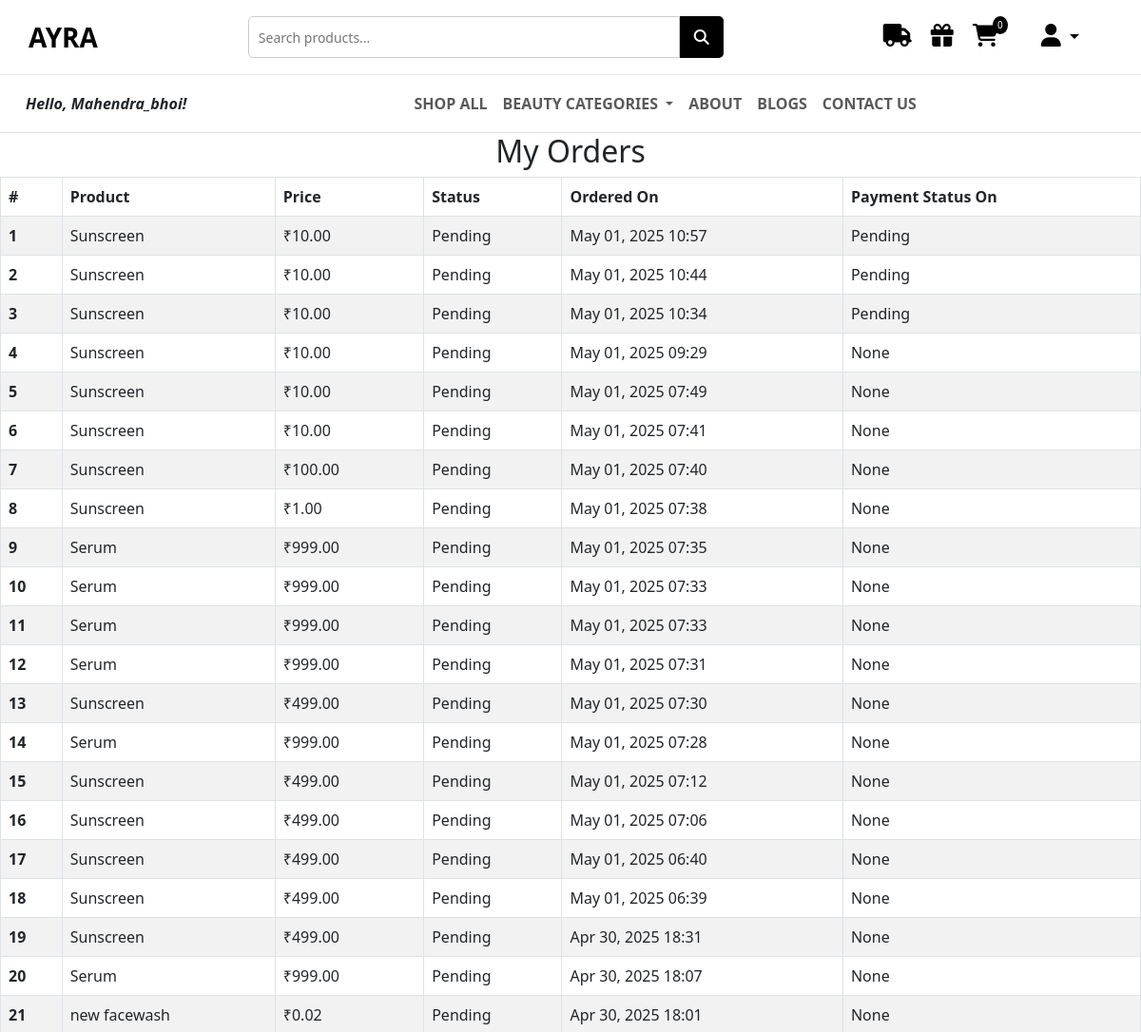
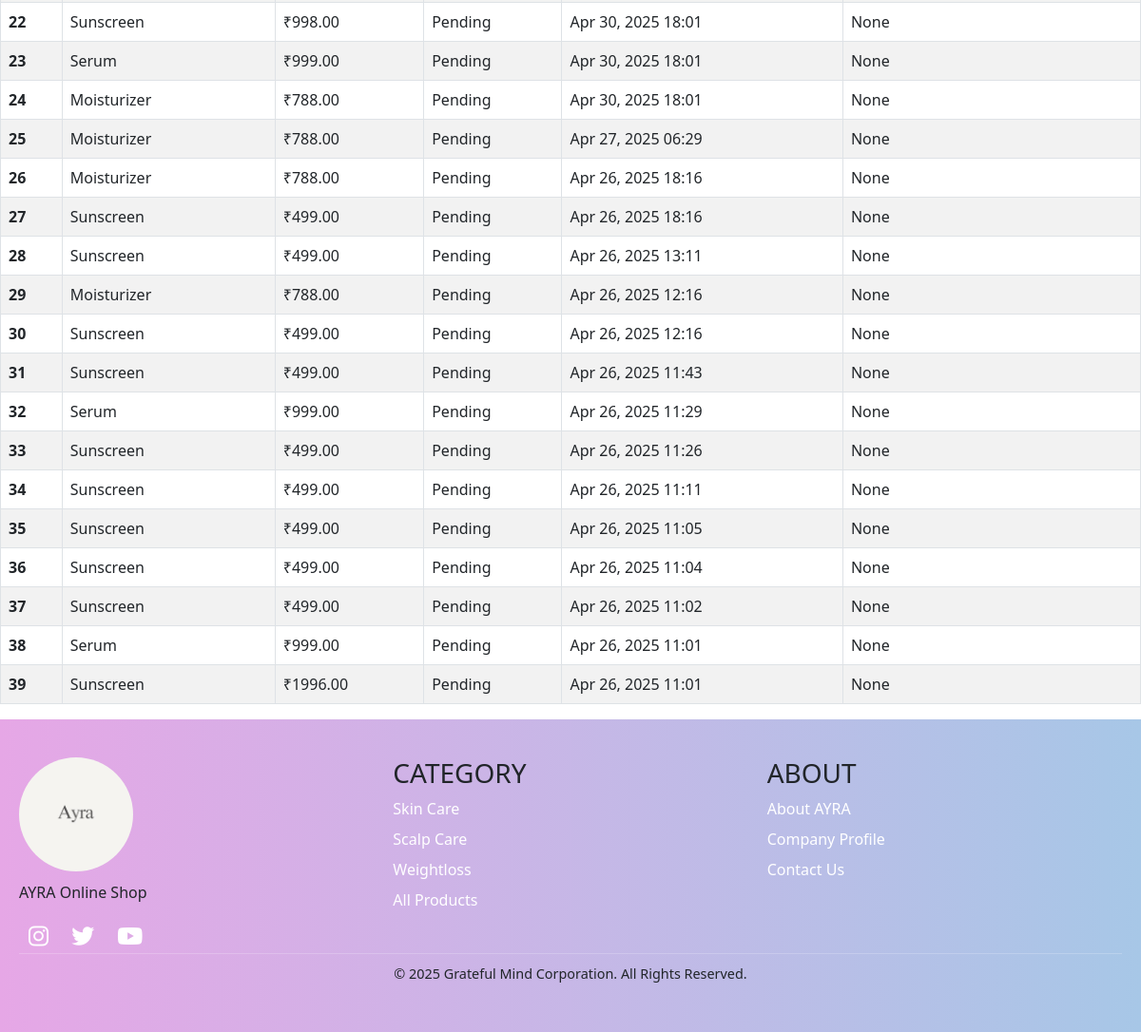
Page /my-orders/ (signed in) on the earlier database version (2 pictures, top to bottom).
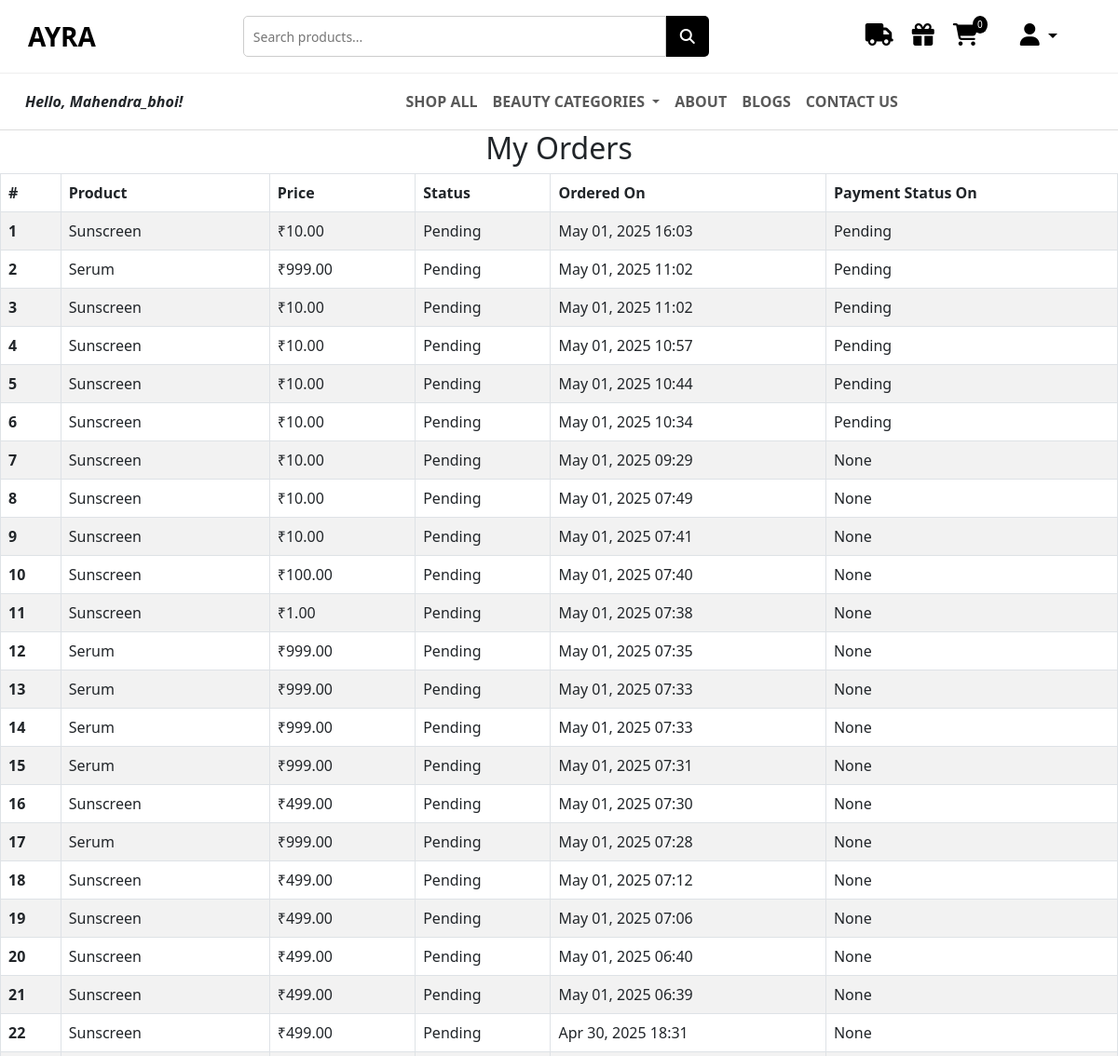
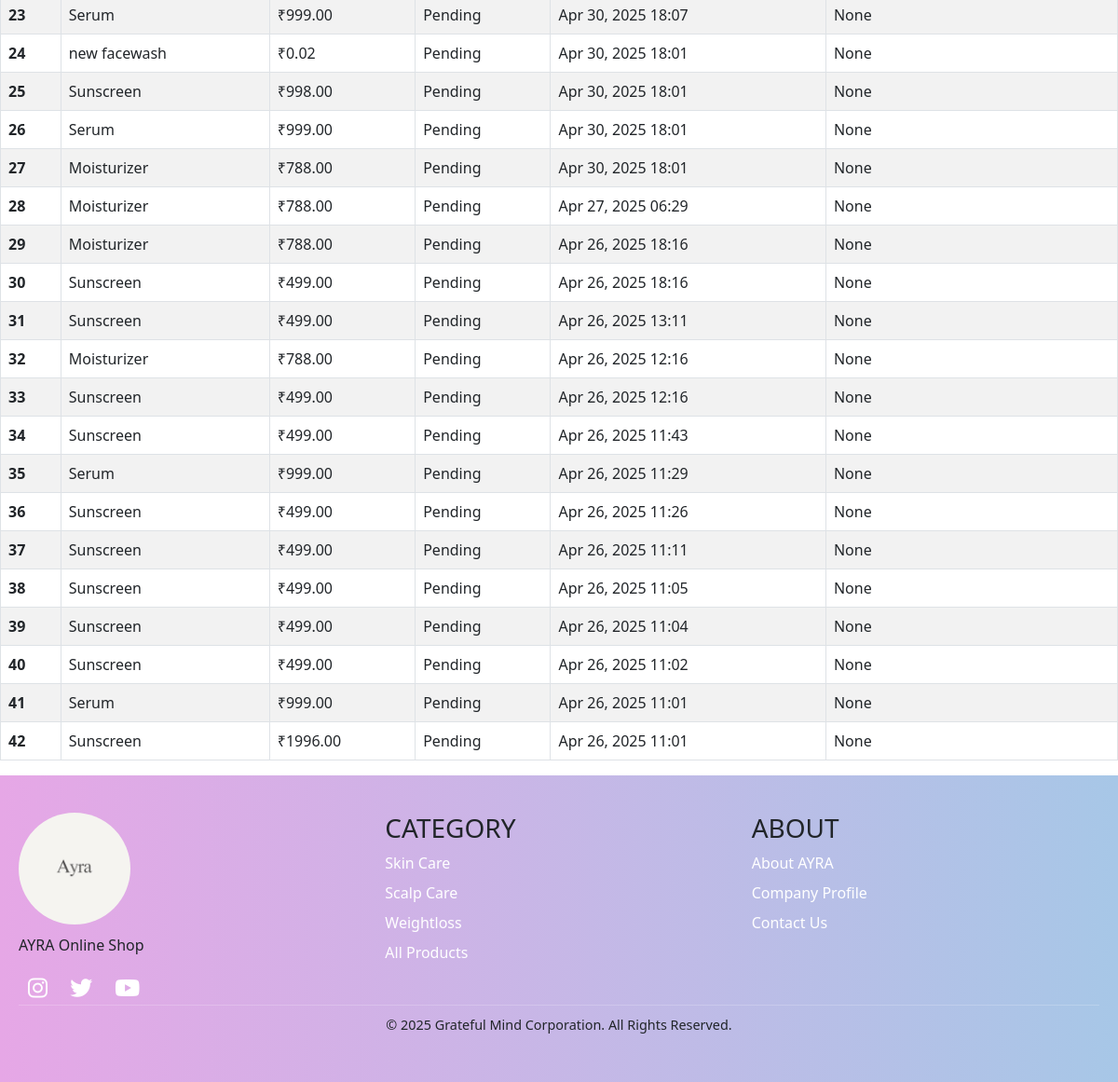
Same page on the later database version (2 pictures, top to bottom).
### AYRA/models.py (models this page shows, shortened)
class Order(models.Model):
    user = models.ForeignKey(User, on_delete=models.CASCADE)
    product = models.ForeignKey('Product', on_delete=models.CASCADE)
    total_price = models.DecimalField(max_digits=10, decimal_places=2)
    status = models.CharField(max_length=20, choices=[
        ('Pending', 'Pending'),
        ('Processing', 'Processing'),
        ('Shipped', 'Shipped'),
        ('Delivered', 'Delivered')
    ], default='Pending')
    payment_id = models.CharField(max_length=100, null=True, blank=True)
    order_date = models.DateTimeField(auto_now_add=True)  # Ensure this field exists
    payment_status = models.CharField(max_length=100, null=True, blank=True)  # Ensure this field exists

class Product(models.Model):
    name = models.CharField(max_length=255)
    image = models.ImageField(upload_to='products/')
    description = models.TextField()
    price = models.DecimalField(max_digits=8, decimal_places=2)
    rating = models.FloatField()
    reviews = models.PositiveIntegerField()
    is_bestseller = models.BooleanField(default=False)
    tag_line = models.CharField(max_length=255, blank=True, null=True)
    category = models.ForeignKey(Category, on_delete=models.CASCADE)

### AYRA/views.py (the view)
# urls.py: path('my-orders/', views.order_list, name='order_list'),
@login_required(login_url='login')
def order_list(request):
    orders = Order.objects.filter(user=request.user).order_by('-id')  # latest first
    context = {
        'orders': orders,
    }
    return render(request, 'order_list.html', context)

### AYRA/context_processors.py (called while the page is built)
def cart_count(request):
    if request.user.is_authenticated:
        count = Cart.objects.filter(user=request.user).count()
    else:
        count = 0
    return {'cart_count': count}

def categories_context(request):
    categories = Category.objects.all()
    print("Categories==>",categories)
    return {'nav_categories': categories}

### AYRA/models.py (called while the page is built)
    def __str__(self):
        return self.name

### templates/order_list.html (shortened to what this page needs)
{% extends 'base.html' %}
{% load static %}
{% block 'main' %}
<div class="order-list-container">
    {% if orders %}
    <h2 class="text-center">My Orders</h2>
<div class="d-flex d-flex justify-content-center">
  <table class=" table table-bordered table-striped" >
    <thead>
      <tr>
        <th scope="col">#</th>
        <th scope="col">Product</th>
        <th scope="col">Price</th>
        <th scope="col">Status</th>
        <th scope="col">Ordered On</th>
        <th scope="col">Payment Status On</th>
      </tr>
    </thead>
    <tbody>
      {% for order in orders %}
      <tr>
        <th scope="row">{{ forloop.counter }}</th>
        <td>{{ order.product.name }}</td>
        <td>₹{{ order.total_price }}</td>
        <td>{{ order.status }}</td>
        <td>{{ order.order_date|date:"M d, Y H:i" }}</td>
        <td>{{ order.payment_status }}</td>
      </tr>
      {% endfor %}
    </tbody>
  </table>
</div>
{% endif %}
</div>
{% endblock %}

### templates/base.html (shortened to what this page needs)
{% load static %}
<!DOCTYPE html>
<html lang="en">
<head>
  <link rel="stylesheet" href="{% static 'css/style.css' %}">
  <link href="https://cdn.jsdelivr.net/npm/bootstrap@5.3.0/dist/css/bootstrap.min.css" rel="stylesheet">
  <link rel="stylesheet" href="https://cdnjs.cloudflare.com/ajax/libs/font-awesome/6.4.0/css/all.min.css">
</head>
<body>
  <div class="top-row">
    <a href="{% url 'home' %}" class="logo">AYRA</a>
    <div class="search-bar">
      <form method="GET" action="{% url 'search_products' %}">
        <input type="text" name="q" placeholder="Search products...">
        <button type="submit"><i class="fas fa-search"></i></button>
      </form>
    </div>
    <div class="nav-icons">
      <a href="{% url 'shipping_policy' %}"><i class="fas fa-truck"></i></a>
      <a href="/wishlist"><i class="fas fa-gift"></i></a>
      <a href="{% url 'cart_view' %}">
        <i class="fas fa-shopping-cart"></i>
        <span class="cart-count">{{ cart_count }}</span>
      </a>
      <li class="nav-item dropdown">
        <a class="nav-link dropdown-toggle" href="#" id="userDropdown" role="button" data-bs-toggle="dropdown" aria-expanded="false">
          <i class="fas fa-user"></i>
        </a>
      </li>
    </div>
  </div>
  <nav class="navbar navbar-expand-lg navbar-light bg-white">
    <div class="container-fluid">
      <div class="collapse navbar-collapse" id="navbarSupportedContent">
        <div class="user-info">
          {% if user.is_authenticated %}
              <i>Hello, {{ user.username }}!</i>
          {% endif %}
        </div>
        <ul class="navbar-nav mx-auto mb-2 mb-lg-0">
          <li class="nav-item">
            <a class="nav-link" href="{% url 'all_products' %}">SHOP ALL</a>
          </li>
          <li class="nav-item dropdown">
            <a class="nav-link dropdown-toggle" href="#" id="navbarDropdown"
               role="button" data-bs-toggle="dropdown" aria-expanded="false">
              BEAUTY CATEGORIES
            </a>
          </li>
          <li class="nav-item">
            <a class="nav-link" href="/about">ABOUT</a>
          </li>
          <li class="nav-item">
            <a class="nav-link" href="/blog_list">BLOGS</a>
          </li>
          <li class="nav-item">
            <a class="nav-link" href="/contact">CONTACT US</a>
          </li>
        </ul>
      </div>
    </div>
  </nav>
  {% block 'main' %}{% endblock 'main' %}
  {% block footer %}
  <footer class="footer">
    <div class="footer-content">
      <div class="footer-section">
        <img src="{% static 'images/ayralogo.jpg' %}" alt="AYRA Logo" class="footer-logo">
        <p>AYRA Online Shop</p>
        <div class="social-icons">
          <a href="#"><i class="fab fa-instagram"></i></a>
          <a href="#"><i class="fab fa-twitter"></i></a>
          <a href="#"><i class="fab fa-youtube"></i></a>
        </div>
      </div>
      <div class="footer-section">
        <h3>CATEGORY</h3>
        <ul>
          <li><a href="{% url 'skincare' %}"  style="text-decoration: none;">Skin Care</a></li>
          <li><a href="{% url 'scalpcare' %}" style="text-decoration: none;">Scalp Care</a></li>
          <li><a href="{% url 'weightloss' %}" style="text-decoration: none;">Weightloss</a></li>
          <li><a href="{% url 'all_products' %}" style="text-decoration: none;">All Products</a></li>
        </ul>
      </div>
      <div class="footer-section">
        <h3>ABOUT</h3>
        <ul>
          <li><a href="/about" style="text-decoration: none;">About AYRA</a></li>
          <li><a href="#" style="text-decoration: none;">Company Profile</a></li>
          <li><a href="/contact" style="text-decoration: none;">Contact Us</a></li>
        </ul>
      </div>
    </div>
    <div class="footer-bottom">
      <span>&copy; 2025 Grateful Mind Corporation. All Rights Reserved.</span>
    </div>
  </footer>
  {% endblock %}
</body>
</html>

### static/css/style.css (style rules this page uses)
body { margin: 0; font-family: 'Helvetica Neue', sans-serif; }
.navbar { display: flex; justify-content: space-between; align-items: center; padding: 15px 30px; border-bottom: 1px solid #ddd; background: #fff; }
.logo { font-size: 28px; font-weight: bold; }
.nav-icons a { color: #000; margin-left: 20px; font-size: 18px; position: relative; }
.cart-count { background: black; color: white; border-radius: 50%; font-size: 10px; padding: 2px 5px; position: absolute; top: -8px; right: -10px; }

### templates/base.html (style rules this page uses)
.top-row { display: flex; justify-content: space-between; align-items: center; padding: 15px 30px; background: #fff; border-bottom: 1px solid #eee; }
.logo { font-size: 28px; font-weight: bold; text-decoration: none; color: #000; }
.search-bar { flex-grow: 1; max-width: 500px; margin: 0 20px; }
.search-bar form { display: flex; }
.search-bar input { flex-grow: 1; padding: 10px; border: 1px solid #ccc; border-radius: 5px 0 0 5px; font-size: 14px; }
.search-bar button { padding: 10px 15px; background: #000; color: white; border: none; border-radius: 0 5px 5px 0; cursor: pointer; }
.nav-icons a { margin-left: 20px; color: #000; font-size: 18px; position: relative; text-decoration: none; }
.cart-count { background: black; color: white; font-size: 10px; padding: 2px 5px; border-radius: 50%; position: absolute; top: -8px; right: -10px; }
.nav-link { font-weight: 600; padding: 10px 15px; }
.footer { background: linear-gradient(to right, #e6a7e6, #a7c7e7); padding: 40px 20px; }
.footer-content { display: flex; justify-content: space-between; flex-wrap: wrap; gap: 20px; max-width: 1200px; margin: 0 auto; }
.footer-section { flex: 1; min-width: 200px; }
.footer-logo { width: 120px; height: 120px; object-fit: contain; margin-bottom: 10px; border-radius: 50%; }
.footer ul { list-style: none; padding: 0; }
.footer ul li { margin: 8px 0; }
.footer ul li a { color: white; text-decoration: none; transition: color 0.3s; font-weight: 500; }
.social-icons a { margin: 0 10px; color: white; font-size: 1.5rem; transition: color 0.3s; }
.footer-bottom { text-align: center; font-size: 0.9rem; padding: 10px 0; border-top: 1px solid rgba(255,255,255,0.2); }
.nav-icons { display: flex; align-items: center; justify-content: space-between; }
.nav-icons a, .nav-icons li { margin: 0 10px; display: inline-block; }
.nav-icons i { font-size: 1.5rem; }
.user-info { flex-direction: column; padding: 10px; font-weight: 600; padding: 10px 15px; }

Differences in the rows shown:
added Order: product.name "Sunscreen", total_price "10.00", status "Pending", order_date "May 01, 2025 16:03", payment_status "Pending"
added Order: product.name "Serum", total_price "999.00", status "Pending", order_date "May 01, 2025 11:02", payment_status "Pending"
added Order: product.name "Sunscreen", total_price "10.00", status "Pending", order_date "May 01, 2025 11:02", payment_status "Pending"
